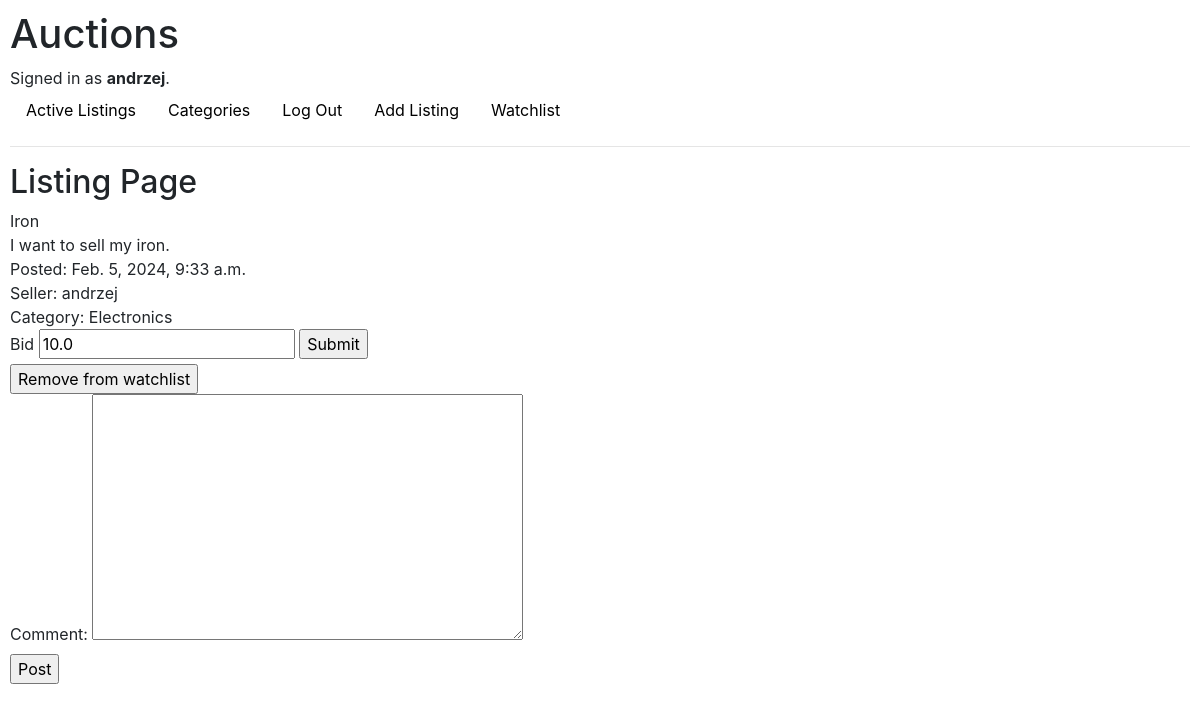
Page /listings/2 (signed in) on the earlier database version.
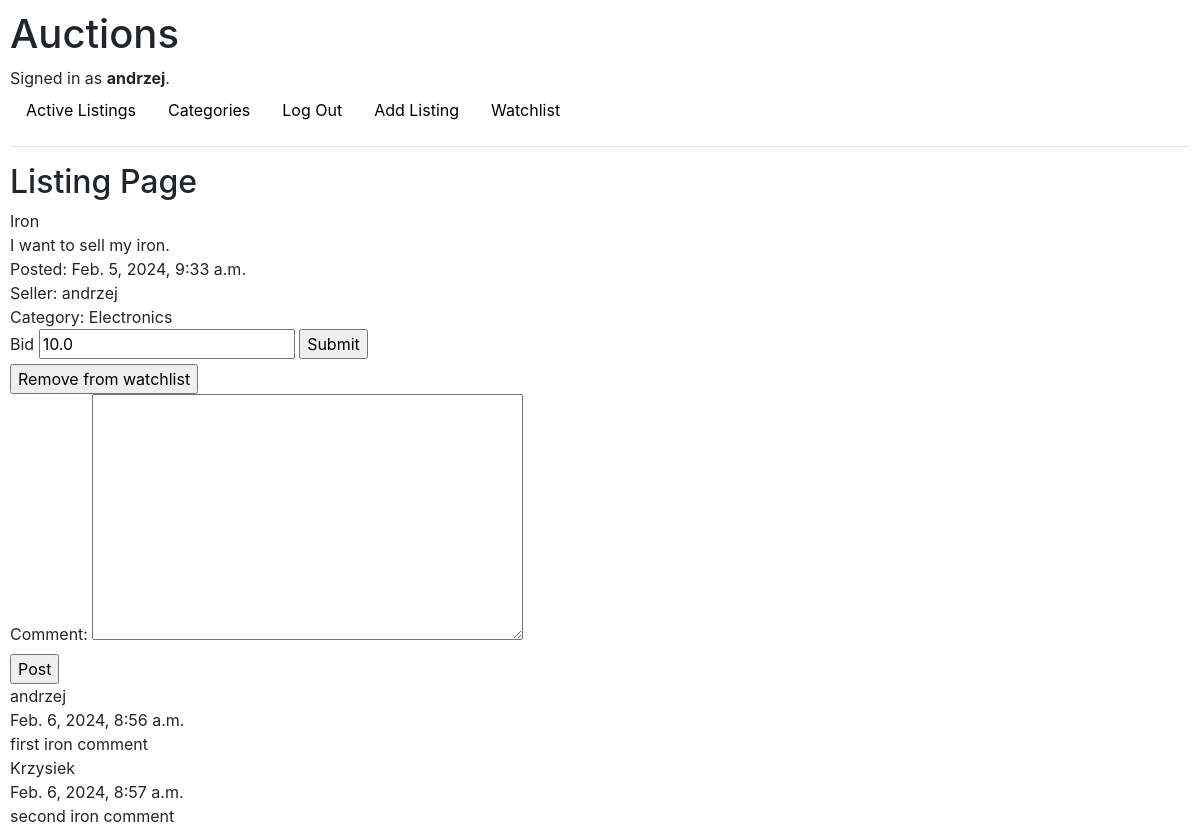
Same page on the later database version.
### auctions/models.py (models this page shows, shortened)
class User(AbstractUser):
    pass

class Listing(models.Model):
    title = models.CharField(max_length=64)
    description = models.TextField()
    date = models.DateTimeField(auto_now_add=True)
    image_url = models.URLField(max_length = 256, blank=True)
    seller = models.ForeignKey(User, on_delete=models.CASCADE, related_name = "listing_seller")
    min_bid = models.FloatField(max_length=10)
    category = models.ForeignKey(Categories, on_delete=models.CASCADE, related_name = "listing_category")

class Categories(models.Model):
    category_list = models.CharField(max_length=20)
    def __str__(self):
        return f"{self.category_list}"

class Comments(models.Model):
    comment = models.TextField(max_length=300)
    date = models.DateTimeField(auto_now_add=True)
    user = models.ForeignKey(User, on_delete=models.CASCADE, related_name="comment_user")
    listing_id = models.ForeignKey(Listing, on_delete=models.CASCADE, related_name="listing_comment")

### auctions/views.py (the view)
# urls.py: path("listings/<int:listing_id>", views.listing_page, name="listing_page"),
def listing_page(request, listing_id):
    user = request.user
    listing1 = Listing.objects.filter(pk=listing_id)
    listing = listing1.first()
    if request.POST.get("form_type") == "bid_form":
        return HttpResponse("bid_form")
    if request.POST.get("form_type") == "watchlist_form_add":
        w = Watchlist(user=user)
        w.save()
        w.listing_id.add(listing)
    if request.POST.get("form_type") == "watchlist_form_remove":
        w = Watchlist.objects.filter(listing_id=listing.id, user=user)
        w.delete()
    if request.POST.get("form_type") == "comment_form":
        comment = Comments(user=user, listing_id=listing)
        f = CommentsForm(request.POST, instance=comment)
        if f.is_valid():
            f.save()
        return HttpResponseRedirect(reverse('listing_page', args=(listing_id,)))
    w_listings = Listing.objects.filter(watchlist_listing__listing_id=listing_id, watchlist_listing__user=user)
    if listing in w_listings:
        watched_listing = True
    else:
        watched_listing = False
    return render(request, "auctions/listing_page.html", {
        "listing": listing,
        "comment_f": CommentsForm(),
        "watched_listing": watched_listing,
        "comments": Comments.objects.filter(listing_id=listing_id)
    })

### auctions/forms.py
class CommentsForm(ModelForm):
    class Meta:
        model = Comments
        fields = ["comment"]

### auctions/templates/auctions/listing_page.html (shortened to what this page needs)
{% extends "auctions/layout.html" %}
{% block body %}
    <h2>Listing Page</h2>
    <div> {{ listing.title }} </div>
    <div> {{ listing.description }}</div>
    <div> Posted: {{ listing.date }}</div>
    <div> Seller: {{ listing.seller }}</div>
    <div> Category: {{ listing.category }}</div>
    <form action="{% url 'listing_page' listing.id %}" method="post">
        <label>Bid</label>
        <input type="number" value="{{ listing.min_bid }}">
        <input type="submit">
    </form>
    {% if watched_listing %}
    <form method="post">
        <input type="submit" value="Remove from watchlist">
    </form>
    {% else %}
    <form method="post">
        {% csrf_token %}
        <input type="hidden" name="form_type" value="watchlist_form_add">
        <input type="submit" value="Add to watchlist">
    </form>
    {% endif %}
    <form action="{% url 'listing_page' listing.id %}" method="post">
        {{ comment_f }}
        <input type="submit" value="Post">
    </form>
    {% for comment in comments %}
    <div>{{ comment.user }}</div>
    <div>{{ comment.date }}</div>
    <div>{{ comment.comment }}</div>
    {% endfor %}
{% endblock %}

### auctions/templates/auctions/layout.html (shortened to what this page needs)
{% load static %}
<!DOCTYPE html>
<html lang="en">
    <head>
        <link rel="stylesheet" href="https://stackpath.bootstrapcdn.com/bootstrap/4.4.1/css/bootstrap.min.css">
        <link rel="stylesheet" href="{% static 'auctions/styles.css' %}" type="text/css">
    </head>
    <body>
        <h1 class="heading">Auctions</h1>
        <div>
            {% if user.is_authenticated %}
                Signed in as <strong>{{ user.username }}</strong>.
            {% else %}
                Not signed in.
            {% endif %}
        </div>
        <ul class="nav">
            <li class="nav-item">
                <a class="nav-link" href="{% url 'index' %}">Active Listings</a>
            </li>
            <li>
                <a class="nav-link" href="{% url 'categories' %}">Categories</a>
            </li>
            {% if user.is_authenticated %}
                <li class="nav-item">
                    <a class="nav-link" href="{% url 'logout' %}">Log Out</a>
                </li>
                <li class="nav-item">
                    <a class="nav-link" href="{% url 'add_listing' %}">Add Listing</a>
                </li>
                <li class="nav-item">
                    <a class="nav-link"  href="{% url 'watchlist' %}">Watchlist</a>
                </li>
            {% endif %}
        </ul>
        <hr>
        {% block body %}
        {% endblock %}
    </body>
</html>

### auctions/static/auctions/styles.css (style rules this page uses)
body { padding: 10px; }
a { color: black; border-color: lightgray; }

Differences in the rows shown:
added Comments: user "andrzej", date "Feb. 6, 2024, 8:56 a.m.", comment "first iron comment"
added Comments: user "Krzysiek", date "Feb. 6, 2024, 8:57 a.m.", comment "second iron comment"
